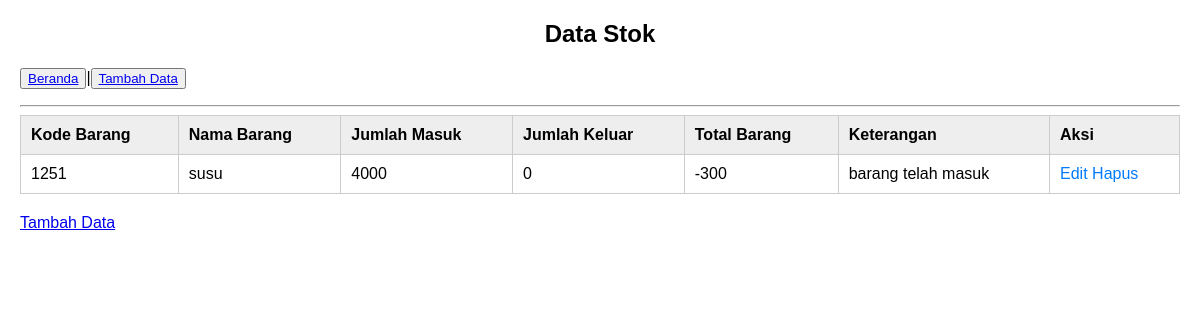
The app's page /stok/data-stok.php with its own data.
### tables this page shows
CREATE TABLE `stok` (
  `kode_barang` varchar(5) NOT NULL,
  `nama_brg` varchar(50) NOT NULL,
  `jml_brg_masuk` int(11) NOT NULL,
  `jml_brg_keluar` int(11) NOT NULL,
  `total_brg` int(11) NOT NULL,
  `keterangan` varchar(100) DEFAULT NULL
);

### stok/data-stok.php (the view, shortened to what this page needs)
<!DOCTYPE html>
<html lang="en">
<head>
    <link rel="stylesheet" href="css/read-stok.css">
</head>
<body>
    <h1>Data Stok</h1>
    <p><button><a href="../index.php">Beranda</a></button>|<button><a href="tambah-data.php">Tambah Data</a></button>
  <hr>
    <table border="1">
        <thead>
            <tr>
                <th>Kode Barang</th>
                <th>Nama Barang</th>
                <th>Jumlah Masuk</th>
                <th>Jumlah Keluar</th>
                <th>Total Barang</th>
                <th>Keterangan</th>
                <th>Aksi</th>
            </tr>
        </thead>
        <tbody>
            <?php
            $conn = mysqli_connect("localhost", "root", "", "inventaris");
            $sql_stok = "SELECT * FROM stok";
            $result_stok = mysqli_query($conn, $sql_stok);
            if ($result_stok) {
                while ($data_stok = mysqli_fetch_assoc($result_stok)) {
                    ?>
                    <tr>
                        <td><?php echo $data_stok["kode_barang"]; ?></td>
                        <td><?php echo $data_stok["nama_brg"]; ?></td>
                        <td><?php echo $data_stok["jml_brg_masuk"]; ?></td>
                        <td><?php echo $data_stok["jml_brg_keluar"]; ?></td>
                        <td><?php echo $data_stok["total_brg"]; ?></td>
                        <td><?php echo $data_stok["keterangan"]; ?></td>
                        <td>
                            <a href="edit-data.php?kode_barang=<?php echo $data_stok["kode_barang"]; ?>">Edit</a>
                            <a href="hapus-data.php?kode_barang=<?php echo $data_stok["kode_barang"]; ?>" onclick="return confirm('Yakin ingin menghapus data?');">Hapus</a>
                        </td>
                    </tr>
                    <?php
                }
            } else {
                echo "Gagal mengambil data stok";
            }
            ?>
        </tbody>
    </table>
    <a href="tambah-data.php">Tambah Data</a>
</body>
</html>

### stok/css/read-stok.css (style rules this page uses)
body { font-family: sans-serif; font-size: 16px; margin: 20px; }
h1 { text-align: center; font-size: 24px; margin-bottom: 20px; }
table { width: 100%; border-collapse: collapse; margin-bottom: 20px; }
th, td { padding: 10px; border: 1px solid #ccc; }
th { background-color: #eee; text-align: left; }
thead tr { background-color: #007bff; color: #000000; }
td a { text-decoration: none; color: #007bff; }

### records on screen
stok: kode_barang "1251", nama_brg "susu", jml_brg_masuk "4000", jml_brg_keluar "0", total_brg "-300", keterangan "barang telah masuk"
